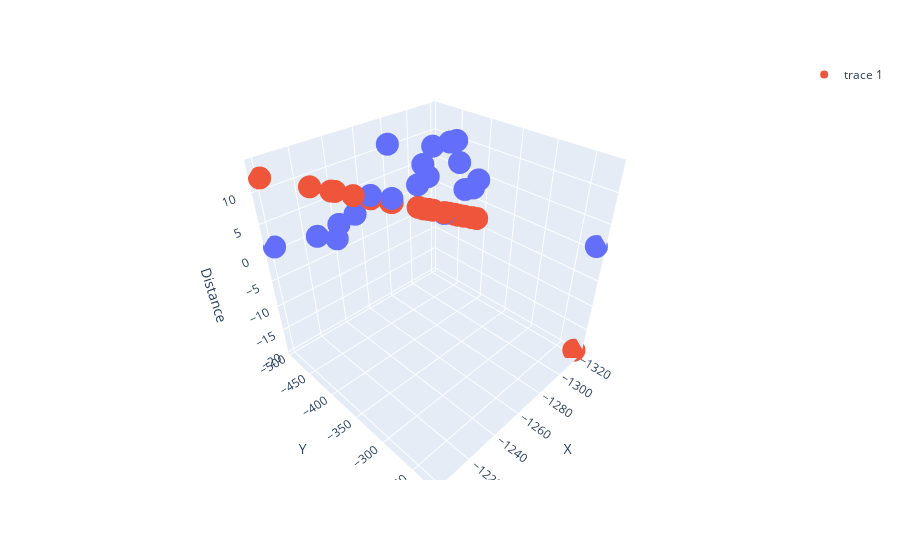

The code cell stored with this chart in its notebook:
### Code cell
import plotly.express as px

dist_laps.dropna(subset="Distance").groupby("DriverNo").first()

fig = px.scatter_3d(
    dist_laps.groupby("DriverNo").first(),
    x="X",
    y="Y",
    z="Distance",
    # color="DriverNo"
)

fig.add_scatter3d(
    x=dist_laps.groupby("DriverNo").first()["X"],
    y=dist_laps.groupby("DriverNo").first()["Y"],
    z=dist_laps.groupby("DriverNo").first()["Distance_new"],
    mode="markers",
)

fig.show()

### Figure 1 — Plotly figure (JSON) as saved in the notebook; plotly's stock layout.template omitted (floating-point values rounded to 4 significant figures)
{"data": [{"hovertemplate": "X=%{x}<br>Y=%{y}<br>Distance=%{z}<extra></extra>", "legendgroup": "", "marker": {"color": "#636efa", "symbol": "circle"}, "mode": "markers", "name": "", "scene": "scene", "showlegend": false, "type": "scatter3d", "x": [-1285.0, -1295, -1222, -1314.0, -1282.0, -1302, -1279, -1320, -1200, -1234, -1243.0, -1264.0, -1298, -1308, -1232, -1304, -1263, -1288.0, -1252, -1317.0], "y": [-427.9, -420, -477, -405.9, -429.6, -415, -433, -224, -493, -468, -459.9, -444.4, -418, -410, -469, -413, -445, -425.8, -453, -403.4], "z": [7.338, 0.06139, 1.295, 3.589, 9.584, 12.39, 6.284, 1.333, 1.25, 2.467, 3.655, 4.916, 12.34, 3.66, 0.06139, 8.656, 13.75, 12.19, 6.228, 4.861]}, {"mode": "markers", "type": "scatter3d", "x": [-1285.0, -1295, -1222, -1314.0, -1282.0, -1302, -1279, -1320, -1200, -1234, -1243.0, -1264.0, -1298, -1308, -1232, -1304, -1263, -1288.0, -1252, -1317.0], "y": [-427.9, -420, -477, -405.9, -429.6, -415, -433, -224, -493, -468, -459.9, -444.4, -418, -410, -469, -413, -445, -425.8, -453, -403.4], "z": [1.502, 0.2392, 9.501, -2.091, 1.866, -0.6217, 2.301, -19.59, 12.22, 8.001, 6.81, 4.199, -0.1244, -1.401, 8.22, -0.9011, 4.3, 1.152, 5.659, -2.498]}], "layout": {"legend": {"tracegroupgap": 0}, "margin": {"t": 60}, "scene": {"domain": {"x": [0, 1], "y": [0, 1]}, "xaxis": {"title": {"text": "X"}}, "yaxis": {"title": {"text": "Y"}}, "zaxis": {"title": {"text": "Distance"}}}}}
